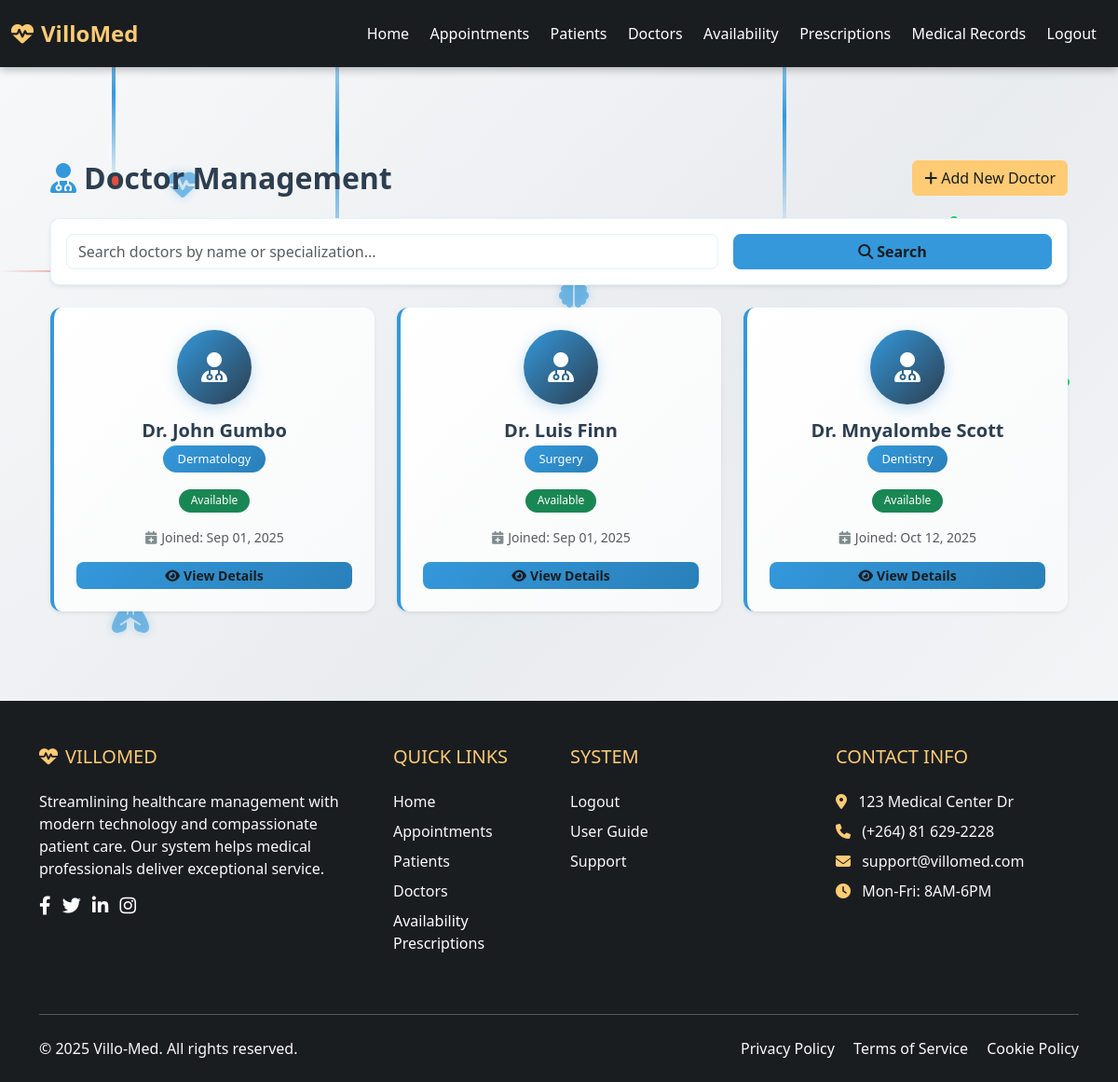
The page /doctors (signed in) on the database its author committed.
### models.py (models this page shows)
class Doctor(db.Model):
    __tablename__ = 'doctor'
    id = db.Column(db.Integer, primary_key=True)
    first_name = db.Column(db.String(50), nullable=False)
    surname = db.Column(db.String(50), nullable=False)
    specialization = db.Column(db.String(50))
    date_created = db.Column(db.DateTime, default=datetime.utcnow)
    appointments = db.relationship('Appointment', back_populates='doctor')
    prescriptions = db.relationship('Prescription', back_populates='doctor')
    @property
    def name(self):
        return f"{self.first_name} {self.surname}"

### app.py (the view)
@app.route('/doctors')
@login_required
def doctors():
    from datetime import date
    search_query = request.args.get('search', '')
    if search_query:
        doctors = Doctor.query.filter(
            (Doctor.name.ilike(f'%{search_query}%')) |
            (Doctor.specialization.ilike(f'%{search_query}%'))
        ).all()
    else:
        doctors = Doctor.query.all()
    today_date = date.today()
    return render_template('doctors.html', doctors=doctors, search_query=search_query, today_date=today_date)

### app.py (called while the page is built)
@login_manager.user_loader
def load_user(user_id):
    return db.session.get(User, int(user_id))

### templates/doctors.html (shortened to what this page needs)
{% extends "base.html" %}
{% block content %}
<div class="container my-4">
    <div class="d-flex justify-content-between align-items-center mb-4">
        <h2 class="mb-0" style="color: #2c3e50; font-weight: 600;">
            <i class="fas fa-user-md me-2" style="color: #3498db;"></i>Doctor Management
        </h2>
        <button class="btn btn-primary" data-bs-toggle="modal" data-bs-target="#addDoctorModal">
            <i class="fas fa-plus me-1"></i>Add New Doctor
        </button>
    </div>
    <div class="card mb-4 shadow-sm" style="background: #ffffff; border: 1px solid #e3f2fd;">
        <div class="card-body">
            <form method="GET" action="{{ url_for('doctors') }}" class="row g-3">
                <div class="col-md-8">
                    <input type="text" class="form-control" name="search" placeholder="Search doctors by name or specialization..." value="{{ search_query }}" style="border-radius: 8px; border: 1px solid #e3f2fd;">
                </div>
                <div class="col-md-4">
                    <button type="submit" class="btn btn-primary w-100" style="border-radius: 8px; font-weight: 600; background: #3498db; border-color: #3498db;">
                        <i class="fas fa-search me-1"></i>Search
                    </button>
                </div>
            </form>
        </div>
    </div>
    <div class="row">
        {% for d in doctors %}
        <div class="col-md-6 col-lg-4 mb-4">
            <div class="card doctor-card shadow-sm h-100" style="border-radius: 12px; border: none; background: linear-gradient(135deg, #ffffff 0%, #f8f9fa 100%); border-left: 4px solid #3498db;">
                <div class="card-body text-center p-4">
                    <div class="avatar-placeholder mb-3 mx-auto" style="width: 80px; height: 80px; background: linear-gradient(135deg, #3498db, #2c3e50); border-radius: 50%; display: flex; align-items: center; justify-content: center; box-shadow: 0 4px 15px rgba(52, 152, 219, 0.3);">
                        <i class="fas fa-user-md fa-2x text-white"></i>
                    </div>
                    <h5 class="card-title mb-1" style="color: #2c3e50; font-weight: 700;">Dr. {{ d.name }}</h5>
                    <span class="badge mb-3" style="background: linear-gradient(135deg, #3498db, #2980b9); color: white; font-size: 0.8rem; padding: 0.5rem 1rem; border-radius: 20px;">{{ d.specialization }}</span>
                    <div class="mb-3">
                        <span class="badge {% if d.appointments %}bg-success{% else %}bg-secondary{% endif %}" style="font-size: 0.75rem; padding: 0.4rem 0.8rem; border-radius: 15px;">
                            {% if d.appointments %}Available{% else %}Not Available{% endif %}
                        </span>
                    </div>
                    <div class="small text-muted mb-3">
                        <div><i class="fas fa-calendar-plus me-1" style="color: #7f8c8d;"></i>Joined: {{ d.date_created.strftime('%b %d, %Y') if d.date_created else 'N/A' }}</div>
                    </div>
                    <div class="d-grid gap-2">
                        <button type="button" class="btn btn-primary btn-sm" data-bs-toggle="modal" data-bs-target="#viewDoctorModal{{ d.id }}" style="background: linear-gradient(135deg, #3498db, #2980b9); border: none; border-radius: 8px; font-weight: 600;">
                            <i class="fas fa-eye me-1"></i>View Details
                        </button>
                    </div>
                </div>
            </div>
        </div>
        {% endfor %}
    </div>
</div>
{% endblock %}

### static/style.css (style rules this page uses)
body { position: relative; z-index: 1; }
body { padding-top: 76px; display: flex; flex-direction: column; min-height: 100vh; font-family: 'Segoe UI', Tahoma, Geneva, Verdana, sans-serif; }
html { scroll-behavior: smooth; }
.btn-primary { background-color: #FFCB74; border-color: #FFCB74; color: #1a1d20; font-weight: 600; }

### templates/doctors.html (style rules this page uses)
.doctor-card { transition: transform 0.3s ease-in-out, box-shadow 0.3s ease-in-out; cursor: pointer; border: 1px solid #e3f2fd; }
.avatar-placeholder { transition: transform 0.3s ease-in-out; }
.badge { font-weight: 500; }
.card { border-radius: 10px; }
.btn { border-radius: 6px; font-weight: 500; transition: all 0.2s ease-in-out; }

### rows shown on the page
Doctor: name "John Gumbo", specialization "Dermatology", date_created "Sep 01, 2025"
Doctor: name "Luis Finn", specialization "Surgery", date_created "Sep 01, 2025"
Doctor: name "Mnyalombe Scott", specialization "Dentistry", date_created "Oct 12, 2025"
